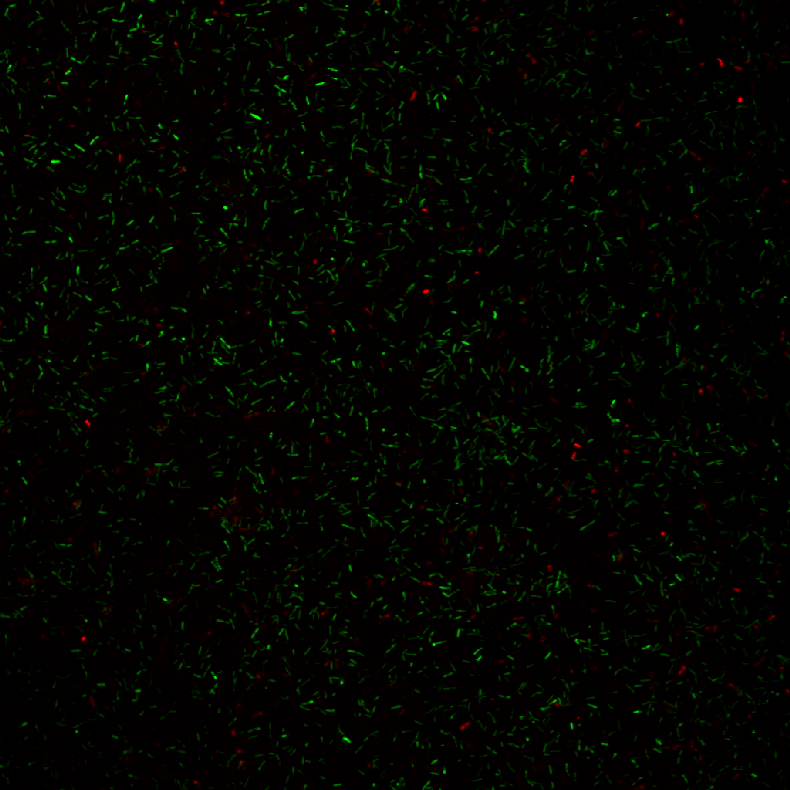
#> input picture src/Mix_Well1_2Steel_new.tif, 790 x 790 px
$ python -i bioAnalyzer.py   (imports and definitions only)   (older library calls are emulated)
#> lines starting #> are read from the running program, lines starting #| are printed output that depends on the picture; long printed decimals are rounded
### src/imageProcessor.py
import cv2
import numpy as np
import matplotlib
import matplotlib.pyplot as plt

class PostProcessor():
	# [18 lines left out: function test, not called in this run]


class PreProcessor():
	def test(self, img):
		gray = cv2.cvtColor(img, cv2.COLOR_BGR2GRAY)
		laplacian = cv2.Laplacian(img, cv2.CV_64F)

		sobelx = cv2.Sobel(img, cv2.CV_64F, 1, 0, ksize=5)
		sobely = cv2.Sobel(img, cv2.CV_64F, 0, 1, ksize=5)

		plt.subplot(2,2,1),plt.imshow(img,cmap='gray')
		plt.title('Original'), plt.xticks([]), plt.yticks([])
		plt.subplot(2,2,2),plt.imshow(laplacian,cmap = 'gray')
		plt.title('Laplacian'), plt.xticks([]), plt.yticks([])
		plt.subplot(2,2,3),plt.imshow(sobelx,cmap = 'gray')
		plt.title('Sobel X'), plt.xticks([]), plt.yticks([])
		plt.subplot(2,2,4),plt.imshow(sobely,cmap = 'gray')
		plt.title('Sobel Y'), plt.xticks([]), plt.yticks([])


		plt.show()

### src/tester.py
from src.imageProcessor import PreProcessor
from src.imageProcessor import PostProcessor
import cv2
import numpy as np
class tester:
	def testPreprocessor(self):
		pass

	# [10 lines left out: function testColorThresholding, not called in this run]


ima = tester()
ima.testPreprocessor()


### src/bioAnalyzer.py
# bioAnalyzer.py
# Author - Alistair McLean
# Idea: Count the number of an organism in an image.

# TODO:
# - Improve functionality for custom organisms
import numpy as np
from pathlib import Path
import cv2
import datetime
import os
from src.imageProcessor import PreProcessor
from src.imageProcessor import PostProcessor
from src.tester import tester
class organism():
	def __init__(self, id):
		self.id = id
	def __init__(self, name, colorRange, sizeRange, sensitivity, clustering=False):
		self.name = name
		self.colorRange = colorRange
		self.sizeRange = sizeRange
		self.sensitivity = sensitivity
		self.clustering = clustering

class bioAnalyzer():
	def __init__(self, filename):
#> called with filename = 'Mix_Well1_2Steel_new.tif'
		self.filename = filename
		self.img = cv2.imread(self.filename)
#> self.img is the input picture: shape (790, 790, 3); mean B, G, R 0, 4, 3.3
		self.height, self.width, self.depth = self.img.shape
#> self.height = 790; self.width = 790; self.depth = 3
		self.envArea = self.height * self.width
#> self.envArea = 624100
		self.organismList = []
		self.size = []
		self.organismCount = 0


	def analyzeOrganism(self, organismName, sizeRange, colorRange): # NEW METHOD
#> called with organismName = 'herpaderp'
		hsv = cv2.cvtColor(self.img, cv2.COLOR_BGR2HSV)
#> hsv: shape (790, 790, 3); mean H, S, V 8, 206.8, 6.8
		self.size = sizeRange
		self.colorRange = [np.array(colorRange[0]), np.array(colorRange[1])]
		self.mask = cv2.inRange(hsv, self.colorRange[0], self.colorRange[1])
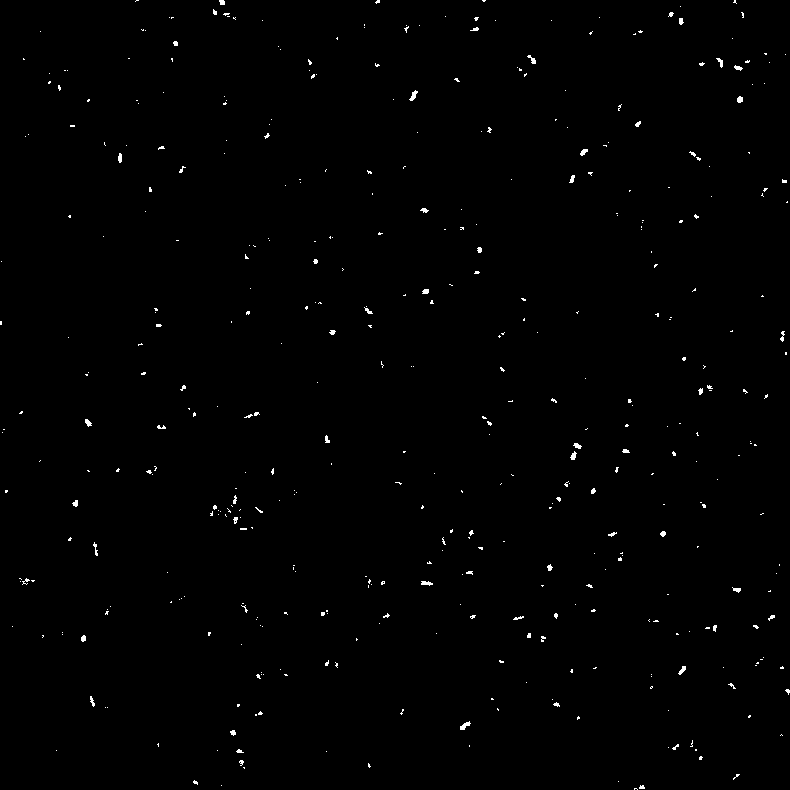
#> self.mask: shape (790, 790); 0.57% white in thin lines or dots
		self.result = cv2.bitwise_and(self.img, self.img, mask=self.mask)
		PreProcessor().test(self.result)
#> in test, `plt.show()`:
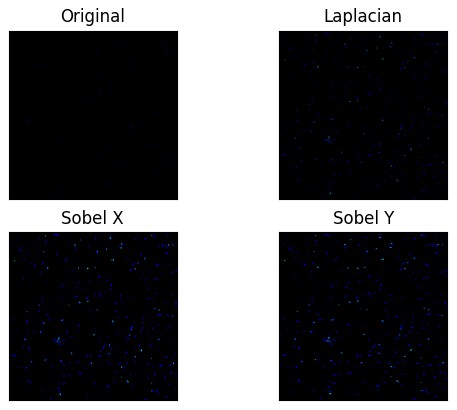
#> figure drawn by matplotlib, 4 panels; B, G, R data is drawn as R, G, B
		self.countSpecies(self.mask)
		self.OutputResults(organismName) # debug
		self.SaveResults(organismName)

	def postProcess(self, images):
		self.postProcess = cv2.Laplacian(image, cv2.CV_64F)


	def identifyClusters(self, image, numberOfClusters, clusteringAlgo='kMeans'): # NEW METHOD
		# Put in a switch statement which determines which algorithm to use
		# Also put int the gottdang code!
		#
		pass


	def countSpecies(self, mask): # NEW METHOD
		pxCount =  0
		for i in range(0, self.height):
			for j in range(0, self.width):
				if mask[i,j] > 0:
					pxCount = pxCount + 1
#> after the loop, pxCount = 3528

		self.coverage = 0.0
		self.pxCount = pxCount
#> self.pxCount = 3528
		self.popRange = [int(pxCount / self.size[0]), int(pxCount / self.size[1])]
#> self.popRange = [705, 176]
		if self.pxCount > 0:
			self.coverage =  self.pxCount/ self.envArea * 100.0
#> self.coverage = 0.565

	def test(self): # NEW METHOD

		l_red = np.array([0, 97, 30]) # THESE STILL NEED MASSAGING
		u_red = np.array([10, 255, 255]) # THESE STILL NEED MASSAGING
		size = [5, 20]
		color = [l_red, u_red]
		organism = "herpaderp"
		self.analyzeOrganism(organism, size, color)
		cv2.imshow('mask', self.mask)
		cv2.imshow('result', self.result)
		cv2.waitKey(0)


	def OutputResults(self, organismName): # NEW METHOD
		# Print out the results to the console
#> called with organismName = 'herpaderp'
		prettyDate = datetime.datetime.now().strftime("%Y-%m-%d at %H:%M:%S")
		print('-----------------------------------------------------------------------')
		print('                               BioAnalyzer                             ')
		print('-----------------------------------------------------------------------')
		print(' Source file: {}'.format(self.filename))
		print(' Organism: {}'.format(organismName))
		print(' Date: {}'.format(prettyDate))
		# TODO - PRINT THE THRESHOLDS
		print('=============================== RESULTS ===============================')
		print(' Area of image: {} pixels.'.format(self.envArea))
#|  Area of image: 624100 pixels.
		print(' Population range of {} within {} and {} organisms.'.format(organismName, self.popRange[1], self.popRange[0]))
#|  Population range of herpaderp within 176 and 705 organisms.
		print(' Size Range: [ {}px , {}px ]'.format(self.size[0], self.size[1]))
		print(' Based on the count of : {} pixels from the given thresholds: {} - {}.'.format(self.pxCount, self.colorRange[0], self.colorRange[1]))
#|  Based on the count of : 3528 pixels from the given thresholds: [ 0 97 30] - [ 10 255 255].
		print(' Percentage of area covered by {} is: {}%'.format(organismName, self.coverage))
#|  Percentage of area covered by herpaderp is: 0.5653%
		print('-----------------------------------------------------------------------\n')
		cv2.waitKey(0)
		cv2.destroyAllWindows()

	def SaveResults(self, organismName): # NEW METHOD
		#Get the date for the new directory
		date = datetime.datetime.now().strftime("%Y%m%d_%H%M%S")
		prettyDate = datetime.datetime.now().strftime("%Y-%m-%d at %H:%M:%S")
		try:
			os.stat('results/' + date)
		except:
			os.mkdir('results/' + date)

		# Write to file
		filename = 'results/' + date + "/" + organismName + ".txt"
		f = open(filename, 'w')
		f.write('-----------------------------------------------------------------------\n')
		f.write(' Source file: {}\n'.format(self.filename))
		f.write(' Organism: {}\n'.format(organismName))
		# TODO - PRINT THE THRESHOLDS
		f.write('=============================== RESULTS ===============================\n')
		f.write(' Area of image: {} pixels.\n'.format(self.envArea))
		f.write(' Population range of {} within {} and {} organisms.\n'.format(organismName, self.popRange[0], self.popRange[1]))
		f.write(' Size Range: [ {}px , {}px ]\n'.format(self.size[0], self.size[1]))
		f.write(' Based on the count of : {} pixels resulting from the given thresholds: {} - {}. \n'.format(self.pxCount, self.colorRange[0], self.colorRange[1]))
		f.write(' Percentage of area covered by {} is: {}%\n'.format(organismName, self.coverage))
		f.write(' Recorded at : {}\n'.format(prettyDate))
		f.close()


		path = "results/" + date + "/images/"
		try:
			os.stat(path)
		except:
			os.mkdir(path)
		cv2.imwrite(path + organismName + "_Mask.jpg", self.mask)
		cv2.imwrite(path + organismName + "_Result.jpg", self.result)

>>> result = bioAnalyzer('Mix_Well1_2Steel_new.tif').test()
